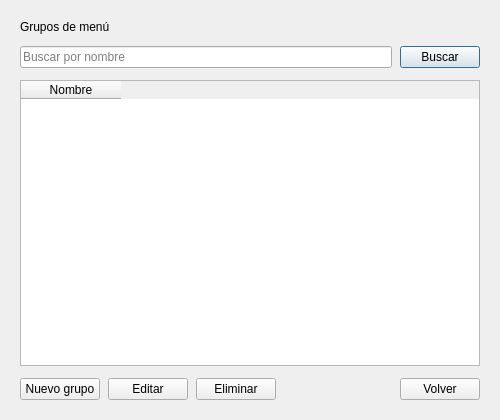
<?xml version="1.0" encoding="UTF-8"?>
<ui version="4.0">
 <class>VentanaGruposMenu</class>
 <widget class="QDialog" name="VentanaGruposMenu">
  <property name="geometry">
   <rect>
    <x>0</x>
    <y>0</y>
    <width>500</width>
    <height>420</height>
   </rect>
  </property>
  <property name="windowTitle">
   <string>Grupos de menú</string>
  </property>
   <layout class="QVBoxLayout" name="layout_principal">
    <property name="spacing">
     <number>12</number>
    </property>
    <property name="leftMargin">
     <number>20</number>
    </property>
    <property name="topMargin">
     <number>20</number>
    </property>
    <property name="rightMargin">
     <number>20</number>
    </property>
    <property name="bottomMargin">
     <number>20</number>
    </property>
    <item>
     <widget class="QLabel" name="label_titulo">
      <property name="text">
       <string>Grupos de menú</string>
      </property>
     </widget>
    </item>
    <item>
     <layout class="QHBoxLayout" name="layout_filtro">
      <property name="spacing">
       <number>8</number>
      </property>
      <item>
       <widget class="QLineEdit" name="lineEdit_filtro">
        <property name="placeholderText">
         <string>Buscar por nombre</string>
        </property>
       </widget>
      </item>
      <item>
       <widget class="QPushButton" name="pushButton_buscar">
        <property name="text">
         <string>Buscar</string>
        </property>
       </widget>
      </item>
     </layout>
    </item>
    <item>
     <widget class="QTableWidget" name="tableWidget_grupos">
      <property name="alternatingRowColors">
       <bool>true</bool>
      </property>
      <property name="selectionMode">
       <enum>QAbstractItemView::SingleSelection</enum>
      </property>
      <property name="selectionBehavior">
       <enum>QAbstractItemView::SelectRows</enum>
      </property>
      <property name="editTriggers">
       <set>QAbstractItemView::NoEditTriggers</set>
      </property>
      <column>
       <property name="text">
        <string>Nombre</string>
       </property>
      </column>
     </widget>
    </item>
    <item>
     <layout class="QHBoxLayout" name="layout_botones">
      <property name="spacing">
       <number>8</number>
      </property>
      <item>
       <widget class="QPushButton" name="pushButton_nuevo">
        <property name="text">
         <string>Nuevo grupo</string>
        </property>
       </widget>
      </item>
      <item>
       <widget class="QPushButton" name="pushButton_editar">
        <property name="text">
         <string>Editar</string>
        </property>
       </widget>
      </item>
      <item>
       <widget class="QPushButton" name="pushButton_eliminar">
        <property name="text">
         <string>Eliminar</string>
        </property>
       </widget>
      </item>
      <item>
       <spacer name="espaciador_botones">
        <property name="orientation">
         <enum>Qt::Horizontal</enum>
        </property>
        <property name="sizeHint" stdset="0">
         <size>
          <width>40</width>
          <height>20</height>
         </size>
        </property>
       </spacer>
      </item>
      <item>
       <widget class="QPushButton" name="pushButton_volver">
        <property name="text">
         <string>Volver</string>
        </property>
       </widget>
      </item>
     </layout>
    </item>
   </layout>
 </widget>
 <resources/>
 <connections/>
</ui>
